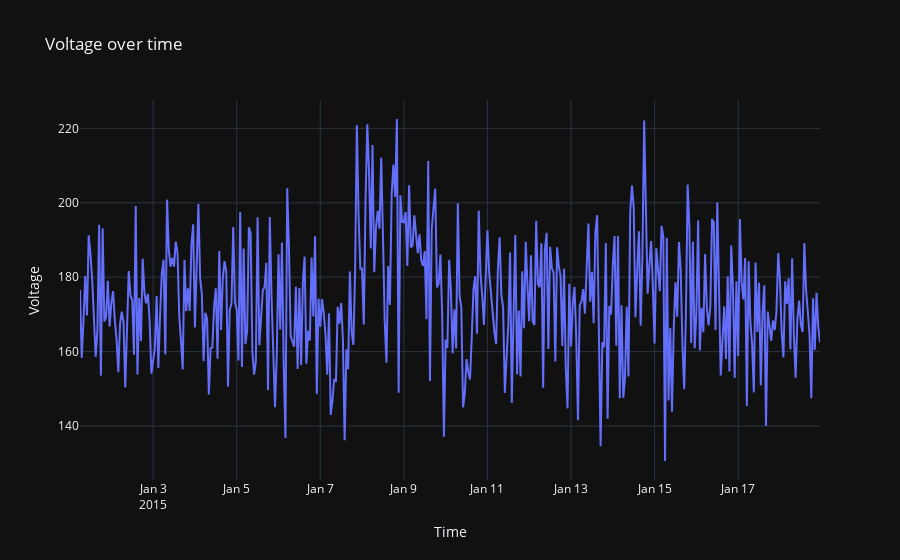

Notebook code cell kept with this figure:
### Code cell
fig = px.line(x=df_vib_machine_1['datetime'].values, y=df_vib_machine_1['volt'].values, title='Voltage over time', template='plotly_dark')
fig.update_layout(xaxis_title='Time', yaxis_title='Voltage')
fig.show()

### Figure 1 — Plotly figure (JSON) as saved in the notebook; plotly's stock layout.template omitted (floating-point values rounded to 4 significant figures; data arrays with more than 128 entries replaced by an {"elided": "..."} marker saying what was removed)
{"data": [{"hovertemplate": "x=%{x}<br>y=%{y}<extra></extra>", "legendgroup": "", "line": {"color": "#636efa", "dash": "solid"}, "marker": {"symbol": "circle"}, "mode": "lines", "name": "", "orientation": "v", "showlegend": false, "type": "scatter", "x": {"elided": "426 str values"}, "xaxis": "x", "y": {"elided": "426 float values"}, "yaxis": "y"}], "layout": {"autosize": true, "legend": {"tracegroupgap": 0}, "title": {"text": "Voltage over time"}, "xaxis": {"anchor": "y", "autorange": true, "domain": [0, 1], "range": ["2015-01-01 06:00", "2015-01-18 23:00"], "title": {"text": "Time"}, "type": "date"}, "yaxis": {"anchor": "x", "autorange": true, "domain": [0, 1], "range": [125.5, 227.6], "title": {"text": "Voltage"}, "type": "linear"}}}
